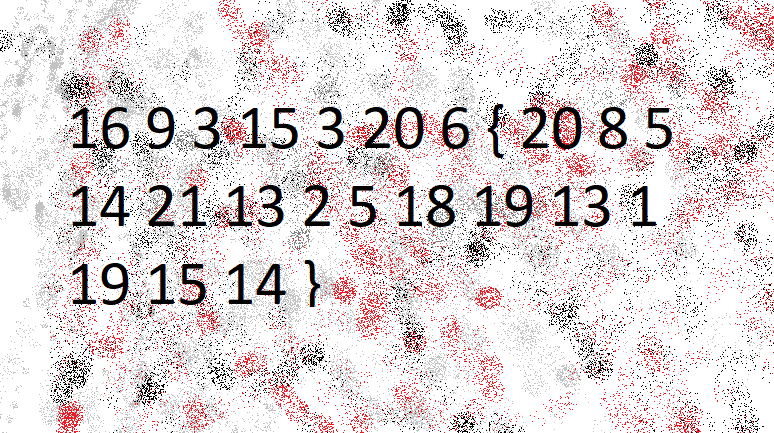
#> input picture CTF Solutions/pico-ctf-files/the_numbers.png, 774 x 433 px
$ python pico-ctf-thenumbers.py pico-ctf-files/the_numbers.png
#> lines starting #> are read from the running program, lines starting #| are printed output that depends on the picture; after the words box and inside, x2 and y2 are one past the last pixel; in counts of white or black regions, pixels touching at a corner belong together
import cv2
import pytesseract
from PIL import Image
import sys

# Set the path for tesseract (adjust based on your installation)
pytesseract.pytesseract.tesseract_cmd = r"/opt/homebrew/bin/tesseract"

# Load the image using OpenCV
image = cv2.imread(sys.argv[1])
#> image is the input picture: shape (433, 774, 3); mean B, G, R 217.1, 216.7, 227.4

# Preprocess the image (convert to grayscale and apply thresholding)
gray_image = cv2.cvtColor(image, cv2.COLOR_BGR2GRAY)
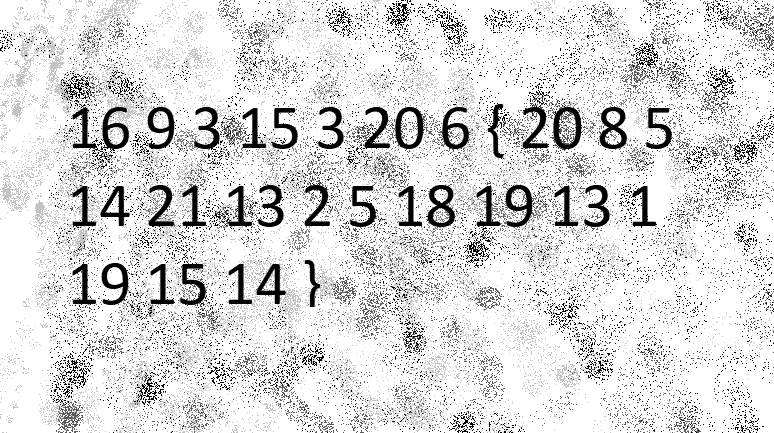
#> gray_image: shape (433, 774); min 0, max 255, mean 219.9
_, thresh_image = cv2.threshold(gray_image, 0, 255, cv2.THRESH_BINARY)
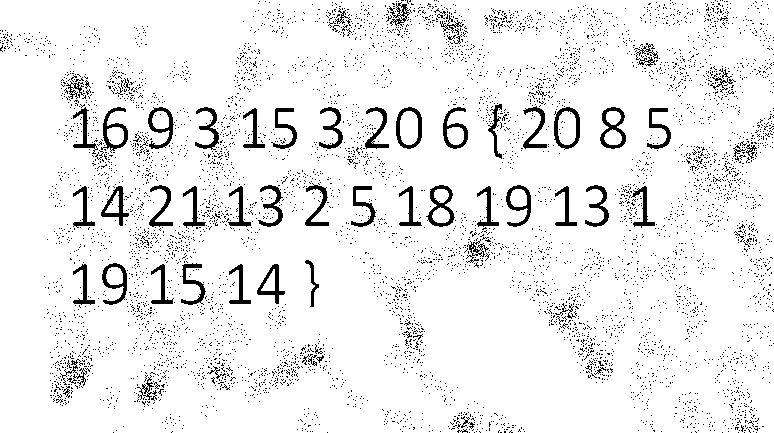
#> thresh_image: shape (433, 774); 92.9% white; 6311 black regions (6243 under 20 px), largest, box (x1, y1, x2, y2) and area: (426, 185, 455, 227) 437, (600, 107, 626, 149) 428, (101, 107, 128, 153) 398

noiseless_image = cv2.medianBlur(thresh_image, 5)
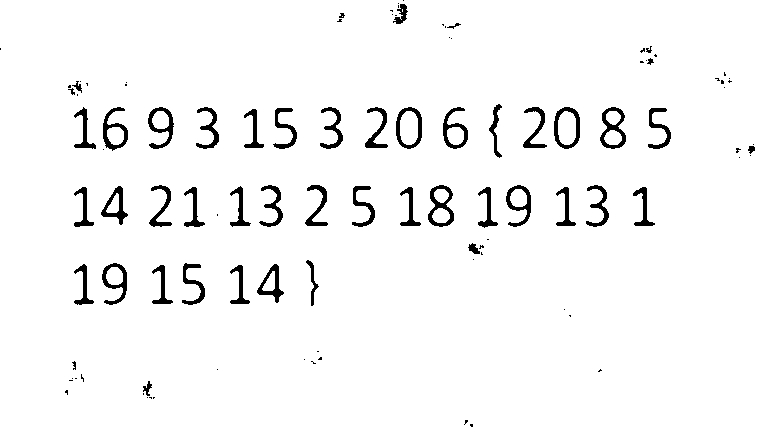
#> noiseless_image: shape (433, 774); 96.3% white; 105 black regions (57 under 20 px), largest, box (x1, y1, x2, y2) and area: (428, 185, 454, 227) 443, (600, 107, 626, 149) 436, (148, 107, 174, 149) 402

#> (the run stopped early here; a loop or call above may not have finished)
